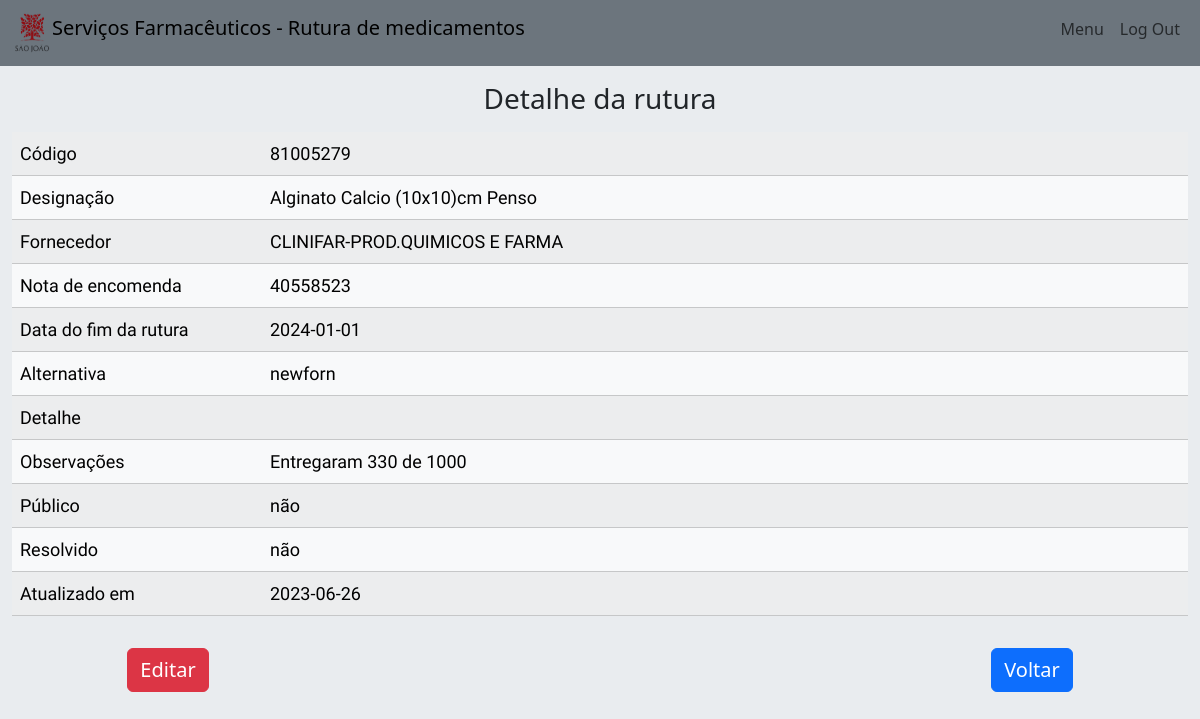
Page /details/24 (signed in) on the committed database.
### tables this page shows
CREATE TABLE "ruts" (
	"id"	INTEGER,
	"code"	INTEGER,
	"desig"	TEXT,
	"forn"	TEXT,
	"order_nr"	INTEGER,
	"end_date"	TEXT,
	"last_date"	TEXT,
	"alternative"	TEXT,
	"detail"	TEXT,
	"obs"	TEXT,
	"created"	TEXT,
	"public"	TEXT DEFAULT 'false',
	"solved"	TEXT DEFAULT 'false',
	PRIMARY KEY("id" AUTOINCREMENT)
);

### app.py (the view)
@app.route('/details/<id>')
@login_required
def details(id):
    con = sql_open()
    cursor = con.cursor()
    cursor.execute("SELECT * FROM ruts WHERE id=?", (id,))
    data = cursor.fetchone()
    return render_template('details.html', data=data)

### app.py (called while the page is built)
def sql_open():
    con = sql.connect('database.db')
    con.row_factory = sql.Row
    return con

### helpers.py (called while the page is built)
def login_required(f):
    @wraps(f)
    def decorated_function(*args, **kwargs):
        if session['name'] is None:
            return redirect(url_for('login'))
        return f(*args, **kwargs)
    return decorated_function

### templates/details.html
{% extends 'home.html' %}
{% block main %}
<div class="container-fluid row mt-3 mx-auto">
    <h3 class="mb-3 text-center">Detalhe da rutura</h3>
    <table class="table table-light table-striped table-hover fs-5">
        <tbody>
            <tr>
                <td style="width:250px">Código</td>
                <td>{{ data['code'] }}</td>
            </tr>
            <tr>
                <td>Designação</td>
                <td>{{ data['desig'] }}</td>
            </tr>
            <tr>
                <td>Fornecedor</td>
                <td>{{ data['forn'] }}</td>
            </tr>
            <tr>
                <td>Nota de encomenda</td>
                <td>{{ data['order_nr'] }}</td>
            </tr>
            <tr>
                <td>Data do fim da rutura</td>
                <td>{{ data['end_date'] }}</td>
            </tr>
            <tr>
                <td>Alternativa</td>
                <td>{{ data['alternative'] }}</td>
            </tr>
            <tr>
                <td>Detalhe</td>
                <td>{{ data['detail'] }}</td>
            </tr>
            <tr>
                <td>Observações</td>
                <td>{{ data['obs'] }}</td>
            </tr>
            <tr>
                <td>Público</td>
                <td>{{ 'sim' if data['public'] == 'true' else 'não' }}</td>
            </tr>
            <tr>
                <td>Resolvido</td>
                <td>{{ 'sim' if data['solved'] == 'true' else 'não' }}</td>
            </tr>
            <tr>
                <td>Atualizado em</td>
                <td>{{ data['last_date'] }}</td>
            </tr>
        </tbody>
    </table>
    {% if get_flashed_messages() %}
    <div class="mt-3 mx-auto text-center row">
        <a href="{{ url_for('edit', id=data['id']) }}" class="col ms-auto"><button class="btn btn-danger fs-5">Editar</button></a>
        <div class="col-6"></div>
        <a href="{{ url_for('menu') }}" class="col me-auto"><button class="btn btn-primary fs-5">Voltar</button></a>
    </div>
    {% else %}
    <div class="mt-3 mx-auto text-center row">
        <a href="{{ url_for('edit', id=data['id']) }}" class="col ms-auto"><button class="btn btn-danger fs-5">Editar</button></a>
        <div class="col-6"></div>
        <a href="javascript:history.back()" class="col me-auto"><button class="btn btn-primary fs-5">Voltar</button></a>
    </div>
    {% endif %}
</div>
{% endblock main %}

### static/styles.css (style rules this page uses)
body, html { height: 100%; text-decoration: none; }
table * { font-family: "PT Sans Narrow"; font-size: 18px; }

### rows in the picture
ruts: code "81005279", desig "Alginato Calcio (10x10)cm Penso", forn "CLINIFAR-PROD.QUIMICOS E FARMA", order_nr "40558523", end_date "2024-01-01", alternative "newforn", obs "Entregaram 330 de 1000", public "não", solved "não", last_date "2023-06-26"
